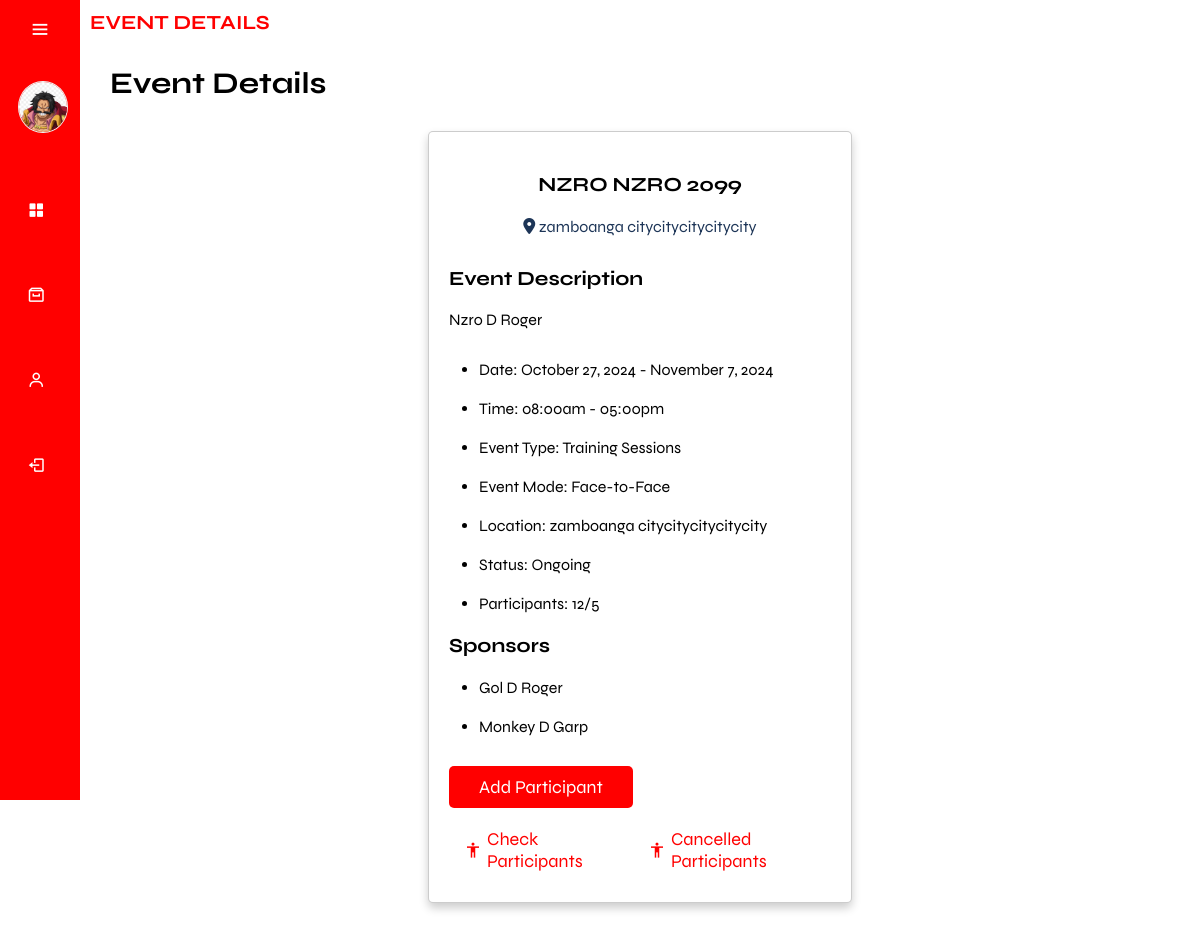
/admin/view_event.php?event_id=214 (signed in), run on the app's committed database.
### tables this page shows
CREATE TABLE `sponsor` (
  `sponsor_id` int(11) NOT NULL,
  `event_id` int(11) NOT NULL,
  `sponsor_firstName` varchar(255) NOT NULL,
  `sponsor_MI` varchar(255) DEFAULT NULL,
  `sponsor_lastName` varchar(255) DEFAULT NULL
);

### function/F.event_retrieve.php (called while the page is built, shortened)
<?php
require_once('../db.connection/connection.php');
if ($_SERVER['REQUEST_METHOD'] === 'GET') {
    $event_id = isset($_GET['event_id']) ? intval($_GET['event_id']) : 0;
    if ($event_id > 0) {
        $sql = "SELECT *, IF(event_cancel IS NULL OR event_cancel = '', '', event_cancel) AS cancel_status, cancelReason
                FROM Events
                WHERE event_id = $event_id";
        $result = $conn->query($sql);
        if ($result->num_rows > 0) {
            while ($row = $result->fetch_assoc()) {
                $eventTitle = $row['event_title'];
            }
            $sponsorSql = "SELECT sponsor_firstName, sponsor_MI, sponsor_lastName
                           FROM sponsor
                           WHERE event_id = $event_id";
            $sponsorResult = $conn->query($sponsorSql);
        } else {
            echo "No records found for the specified event_id";
        }
    } else {
        echo "Invalid event_id";
    }
}
?>

### admin/view_event.php (the view, shortened to what this page needs)
<?php
include('../function/F.event_retrieve.php');
$eventId = isset($_GET['event_id']) ? $_GET['event_id'] : null;
$totalParticipantsSql = "SELECT COUNT(*) AS totalParticipants FROM eventParticipants
                          WHERE event_id IN (SELECT event_id FROM Events WHERE event_title = ?)";
$totalParticipantsStmt = $conn->prepare($totalParticipantsSql);
$totalParticipantsStmt->bind_param("s", $eventTitle);
$totalParticipantsStmt->execute();
$totalParticipantsResult = $totalParticipantsStmt->get_result();
$totalParticipantsRow = $totalParticipantsResult->fetch_assoc();
$totalParticipants = $totalParticipantsRow['totalParticipants'];
$participantLimitSql = "SELECT participant_limit FROM Events WHERE event_title = ?";
$participantLimitStmt = $conn->prepare($participantLimitSql);
$participantLimitStmt->bind_param("s", $eventTitle);
$participantLimitStmt->execute();
$participantLimitResult = $participantLimitStmt->get_result();
$participantLimitRow = $participantLimitResult->fetch_assoc();
$participantLimit = $participantLimitRow['participant_limit'];
$participantRatio = $totalParticipants . "/" . $participantLimit;
?>
<!DOCTYPE html>
<html lang="en">
<head>
    <link href='https://unpkg.com/boxicons@2.1.4/css/boxicons.min.css' rel='stylesheet'>
    <link rel="stylesheet" href="css/main.css">
</head>
<body>
    <?php include('sidebar.php'); ?>
    <div class="main-content">
        <div class="containerr">
            <h3 class="dashboard">EVENT DETAILS</h3>
            <section class="event-details">
                <h1 class="heading">event details</h1>
                <div class="details">
                    <div class="event-info">
                        <h3><?php echo $_SESSION['event_data']['eventTitle']; ?></h3>
                        <p><i class="fas fa-map-marker-alt"></i> <?php echo $_SESSION['event_data']['eventLocation']; ?>
                        </p>
                    </div>
                    <div class="description">
                        <h3>event description</h3>
                        <p><?php echo $_SESSION['event_data']['eventDesc']; ?></p>
                        <ul>
                            <li>Date:
                                <?php echo $_SESSION['event_data']['eventDateStart'] . ' - ' . $_SESSION['event_data']['eventDateEnd']; ?>
                            </li>
                            <li>Time:
                                <?php echo $_SESSION['event_data']['eventTimeStart'] . ' - ' . $_SESSION['event_data']['eventTimeEnd']; ?>
                            </li>
                            <li>Event Type: <?php echo $_SESSION['event_data']['eventType']; ?></li>
                            <li>Event Mode: <?php echo $_SESSION['event_data']['eventMode']; ?></li>
                            <?php if ($_SESSION['event_data']['eventMode'] === 'Hybrid' || $_SESSION['event_data']['eventMode'] === 'Face-to-Face'): ?>
                                <li>Location: <?php echo $_SESSION['event_data']['eventLocation']; ?></li>
                            <?php endif; ?>
                            <li>Status: <?php echo $_SESSION['event_data']['eventStatus']; ?></li>
                            <li>Participants: <?php echo $participantRatio; ?> </li>
                        </ul>
                        <h3>Sponsors</h3>
                        <ul>
                            <?php if (!empty($_SESSION['event_data']['sponsors'])): ?>
                                <?php foreach ($_SESSION['event_data']['sponsors'] as $sponsor): ?>
                                    <li><?php echo $sponsor['sponsor_firstName'] . ' ' . $sponsor['sponsor_MI'] . ' ' . $sponsor['sponsor_lastName']; ?>
                                    </li>
                                <?php endforeach; ?>
                            <?php else: ?>
                                <li>No sponsors available for this event.</li>
                            <?php endif; ?>
                        </ul>
                    </div>
                    <div class="flex-btn">
                        <a href="applyEvent.php?event_id=<?php echo $eventId; ?>" class="btn">Add Participant</a>
                        <div class="participants-links">
                            <a href="participants_check.php?eventTitle=<?php echo urlencode($_SESSION['event_data']['eventTitle']); ?>"
                                class="save"><i class='bx bx-body'></i> <span>Check Participants</span></a>
                            <a href="participants_cancelled.php?eventTitle=<?php echo urlencode($_SESSION['event_data']['eventTitle']); ?>"
                                class="save"><i class='bx bx-body'></i> <span>Cancelled Participants</span></a>
                        </div>
                    </div>
                </div>
            </section>
        </div>
    </div>
</body>
</html>

### admin/sidebar.php (shortened to what this page needs)
<?php
function getAdminData($conn, $AdminID) {
    $sql = "SELECT * FROM admin WHERE AdminID = ?";
    $stmt = $conn->prepare($sql);
    $stmt->bind_param("i", $AdminID);
    $stmt->execute();
    $result = $stmt->get_result();
    if ($result->num_rows > 0) {
        $row = $result->fetch_assoc();
        return $row;
    } else {
        $stmt->close();
        return false;
    }
}
$AdminID = $_SESSION['AdminID'];
$adminData = getAdminData($conn, $AdminID);
if ($adminData) {
    $Image = isset($adminData['Image']) ? $adminData['Image'] : null;
} else {
    showProfileModal("Admin data not found");
    exit();
}
?>
<div class="sidebar">
    <div class="top">
        <i class="bx bx-menu" id="btnn"></i>
    </div>
    <div class="user">
        <?php if (!empty($Image)): ?>
            <img src="../assets/img/profilePhoto/<?php echo $Image; ?>" alt="user" class="user-img">
        <?php else: ?>
            <img src="../assets/img/profile.jpg" alt="default user" class="user-img">
        <?php endif; ?>
        <div>
        </div>
    </div>
    <ul>
        <li class="nav-sidebar">
            <a href="adminDashboard.php">
                <i class="bx bxs-grid-alt"></i>
            </a>
        </li>
        <li class="events-side2 nav-sidebar">
                    <a href="#" class="a-events">
                        <i class='bx bx-archive'></i>
                    </a>
                </li>
        <li class="events-side nav-sidebar">
            <a href="#" class="a-events">
                <i class='bx bx-user'></i>
            </a>
        </li>
        <li class="nav-sidebar">
            <a href="../login.php">
                <i class="bx bx-log-out"></i>
            </a>
        </li>
    </ul>
</div>

### admin/css/main.css (style rules this page uses)
* { font-family: "Syne", sans-serif; margin: 0; padding: 0; box-sizing: border-box; text-decoration: none; outline: none; border: none; }
:root { --header-height: 3.5rem; --first-color: red; --first-color-alt: #1d3557; --first-color-light: hsl(var(--hue), 40%, 80%); --title-color: hsl(var(--hue), 24%, 16%); --text-color: black; --text-color-light: hsl(var(--hue), 8%, 60%); --white-color: hsl(0, 0%, 100%); --body-color: white; --container-color: #f1faee; --box-shadow: 0 .5rem 1rem rgba(0, 0, 0, .2); --light-bg: #FFFCE6; --border: .1rem solid rgba(0,0,0,.2); --body-font: "Syne", sans-serif; --biggest-font-size: 2rem; --h1-font-size: 1.5rem; --h2-font-size: 1.25rem; --h3-font-size: 1rem; --normal-font-size: .938rem; --small-font-size: .813rem; --smaller-font-size: .75rem; --font-regular: 400; --font-medium: 500; --font-semi-bold: 600; --z-tooltip: 10; --z-fixed: 100; --z-modal: 1000; }
html { font-size: 62.5%; overflow-x: hidden; scroll-padding-top: 7rem; scroll-behavior: smooth; }
body { background-color: var(--body-color); }
section { padding: 2rem; margin: 0 auto; max-width: 1200px; }
.user-img { width: 50px; border-radius: 100%; border: 1px solid #eee; margin-left: 1rem; }
.sidebar { position: fixed; top: 0; left: 0; height: 100vh; width: 80px; background-color: var(--first-color); padding: .4rem .8rem; transition: all 0.5s ease; z-index: 100; }
.sidebar #btnn { position: absolute; color: var(--body-color); top: .4rem; left: 50%; font-size: 2.2rem; line-height: 50px; transform: translateX(-50%); cursor: pointer; }
.user { display: flex; align-items: center; margin: 1rem 0 }
.user img { background-color: var(--first-color); }
.sidebar ul li { position: relative; list-style-type: none; height: 50px; width: 90%; margin: 0.8rem auto; margin-top: 3.5rem; font-size: 1.8rem; }
.sidebar ul li a { color: var(--body-color); display: flex; align-items: center; text-decoration: none; border-radius: 0.8rem; }
.sidebar ul li a i { min-width: 50px; text-align: center; height: 50px; border-radius: 12px; line-height: 50px; }
.main-content { position: relative; background-color: var(--body-color); min-height: 100vh; top: 0; left: 80px; transition: all 0.5s ease; width: calc(100% - 80px); padding: 1rem; }
.containerr .dashboard { font-size: 2rem; color: var(--first-color); }
.events-side , .events-side2 { transition: all 0.5s ease; }
.heading { margin-bottom: 2rem; font-size: 3rem; color: #000; text-transform: capitalize; padding: 1rem 0; }
.btn { display: inline-block; margin-top: 1rem; padding: 1rem 3rem; cursor: pointer; font-size: 1.8rem; color: var(--body-color); background-color: var(--first-color); border-radius: .5rem; text-transform: capitalize; text-align: center; margin-right: 4rem; }
.flex-btn { display: flex; align-items: center; justify-content: space-between; column-gap: 1rem; flex-wrap: wrap; }
.event-details .details { background-color: var(--body-color); border-radius: .5rem; border: var(--border); padding: 2rem; box-shadow: var(--box-shadow); overflow-x: hidden; width:40%; margin:auto; margin-bottom:2rem; }
.event-details .details h3 { margin-bottom: 1rem; font-size: 2rem; color: #000; text-transform: capitalize; overflow-x: hidden; text-overflow: ellipsis; }
.event-details .details .event-info { text-align: center; margin: 2rem 0; }
.event-details .details .event-info p { padding: 1rem 0; font-size: 1.6rem; color: var(--first-color-alt); }
.event-details .details ul { margin: 1rem 0; }
.event-details .details ul li { padding: 1rem 0; font-size: 1.6rem; color: #000; margin-left: 3rem; }
.event-details .details .description { margin-top: 1.5rem; }
.event-details .details .description p { font-size: 1.6rem; color: #000; line-height: 1.8; padding: .5rem 0; }
.event-details .details .save { background-color: var(--body-color); border-radius: .5rem; padding: 1rem 1.5rem; cursor: pointer; font-size: 1.8rem; margin-top: 1rem; }
.event-details .details .save i { margin-right: .5rem; color: var(--first-color); }
.event-details .details .save span { color: var(--first-color); }

### admin/view_event.php (style rules this page uses)
.participants-links { display: flex; gap: 10px; justify-content: center; align-items: center; }
.participants-links a { text-decoration: none; display: flex; align-items: center; padding: 10px 15px; border-radius: 5px; background-color: #4caf50; color: white; transition: background-color 0.3s ease; }

### data on the page
sponsor: sponsor_firstName "Gol", sponsor_MI "D", sponsor_lastName "Roger"
sponsor: sponsor_firstName "Monkey", sponsor_MI "D", sponsor_lastName "Garp"

### other printed values
$_SESSION['event_data']['eventTitle'] "NZRO NZRO 2099"
$_SESSION['event_data']['eventLocation'] "zamboanga citycitycitycitycity"
$_SESSION['event_data']['eventDesc'] "Nzro D Roger"
$_SESSION['event_data']['eventDateStart'] "October 27, 2024"
$_SESSION['event_data']['eventDateEnd'] "November 7, 2024"
$_SESSION['event_data']['eventTimeStart'] "08:00am"
$_SESSION['event_data']['eventTimeEnd'] "05:00pm"
$_SESSION['event_data']['eventType'] "Training Sessions"
$_SESSION['event_data']['eventMode'] "Face-to-Face"
$_SESSION['event_data']['eventStatus'] "Ongoing"
$participantRatio "12/5"
